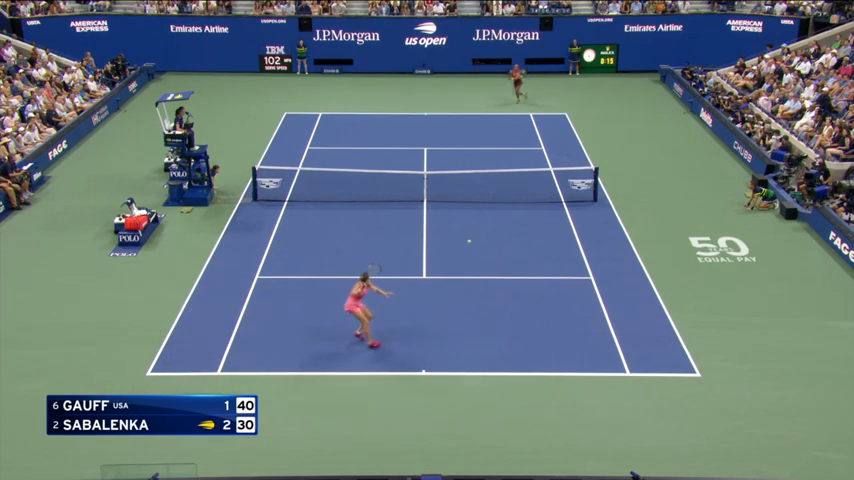
#> input picture frame 172 of cocog.mp4, 854 x 480 px, given in place of 1.mp4, which was not available
$ jupyter execute 'vanishing points.ipynb'
#> lines starting #> are read from the running program, lines starting #| are printed output that depends on the picture; long printed decimals are rounded; pictures that were not available may be replaced by others from this repository, and a replacement may not be noted
[cell 1]
import cv2
import numpy as np

def save_random_frame(video_path, output_path):
    # Read video file
#> called with video_path = '1.mp4', output_path = 't.jpeg'
    cap = cv2.VideoCapture(video_path)

    # Choose a random frame number
    frame_number = np.random.randint(0, int(cap.get(cv2.CAP_PROP_FRAME_COUNT)))

    # Set the frame number and check if it is read successfully
    cap.set(cv2.CAP_PROP_POS_FRAMES, frame_number)
    ret, frame = cap.read()
#> frame is the input picture: shape (480, 854, 3); mean B, G, R 125.4, 120.8, 103.2

    if not ret:
        print("Error reading frame. Check if the video file exists and is readable.")
        return

    # Save the frame as an image
    cv2.imwrite(output_path, frame)

    print(f"Random frame saved as {output_path}")

    # Release the video capture object
    cap.release()

# Specify the video file and output image path
video_path = '1.mp4'
output_image_path = 't.jpeg'

# Call the function to save a random frame
save_random_frame(video_path, output_image_path)

[cell 2]
import cv2
import numpy as np

# Read the input image
image = cv2.imread('t.jpeg')

# Convert the image to grayscale
gray = cv2.cvtColor(image, cv2.COLOR_BGR2GRAY)
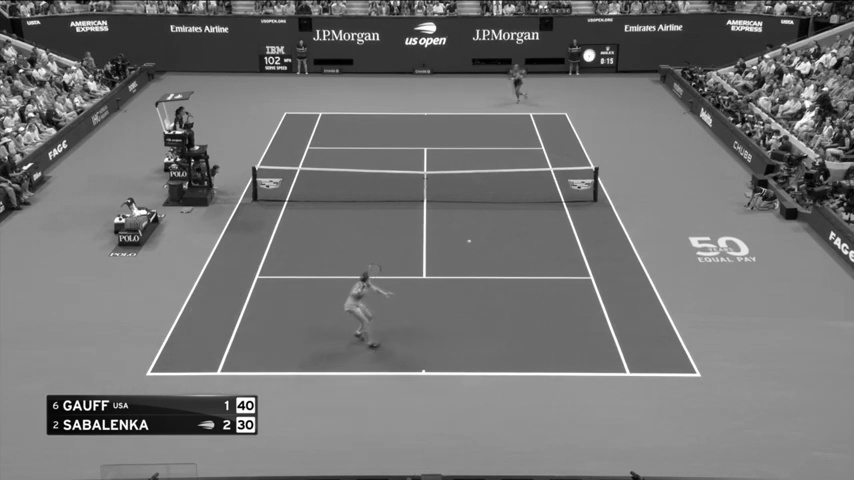
#> gray: shape (480, 854); min 0, max 255, mean 116

# Apply Gaussian blur to reduce noise and improve edge detection
blurred = cv2.GaussianBlur(gray, (5, 5), 0)

# Use Canny edge detection to find edges in the image
edges = cv2.Canny(blurred, 50, 150)
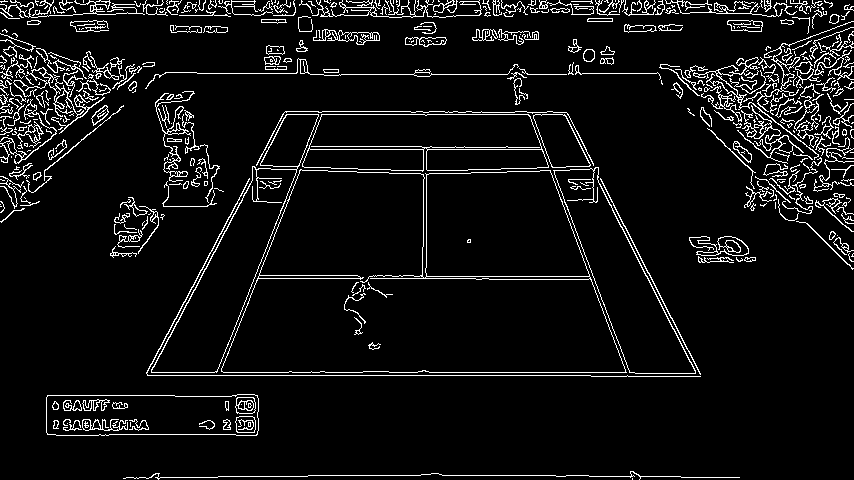
#> edges: shape (480, 854); 6.7% white in thin lines or dots

# Use Hough line transform to detect lines in the image
lines = cv2.HoughLines(edges, 1, np.pi / 180, threshold=100)
#> lines = 519 rows, first 8: [375, 1.57], [372, 1.57], [114, 1.57], [74, 1.57], [4, 1.57], [149, 1.57], [1, 1.57], [304, 0.489]

# Filter lines based on slope and remove duplicates
filtered_lines = []
for line in lines:
    rho, theta = line[0]
    slope = np.abs(np.tan(theta))

    # Filter out lines with slopes less than 25 degrees
    if slope < np.tan(np.radians(25)):
        # Check if the line is not a duplicate
        is_duplicate = False
        for existing_line in filtered_lines:
            existing_rho, existing_theta = existing_line[0]
            if np.abs(rho - existing_rho) < 20 and np.abs(theta - existing_theta) < np.radians(5):
                is_duplicate = True
                break
        if not is_duplicate:
            filtered_lines.append(line)
            print(slope)
#> this loop made 519 passes
#> (rho, theta, slope) on passes 1 to 12: (375, 1.57, 22877334), (372, 1.57, 22877334), (114, 1.57, 22877334), (74, 1.57, 22877334), (4, 1.57, 22877334), (149, 1.57, 22877334), (1, 1.57, 22877334), (304, 0.489, 0.532), (-454, 2.67, 0.51), (111, 1.57, 22877334), (307, 0.489, 0.532), (6, 1.57, 22877334)
#| 0.3839
#| 0.404
#| 0.0
#> after the loop, filtered_lines = [[[-455, 2.78]], [[339, 0.384]], [[426, 0]]]

# Draw the filtered lines on a copy of the original image
result = image.copy()
for line in filtered_lines:
    rho, theta = line[0]
    a = np.cos(theta)
    b = np.sin(theta)
    x0 = a * rho
    y0 = b * rho
    x1 = int(x0 + 1000 * (-b))
    y1 = int(y0 + 1000 * (a))
    x2 = int(x0 - 1000 * (-b))
    y2 = int(y0 - 1000 * (a))
    cv2.line(result, (x1, y1), (x2, y2), (0, 0, 255), 2)
#> this loop made 3 passes
#> (rho, theta, a, b, x0, y0, x1, y1) on passes 1 to 3: (-455, 2.78, -0.934, 0.358, 424.8, -163.1, 66, -1096), (339, 0.384, 0.927, 0.375, 314.3, 127, -60, 1054), (426, 0, 1, 0, 426, 0, 426, 1000)
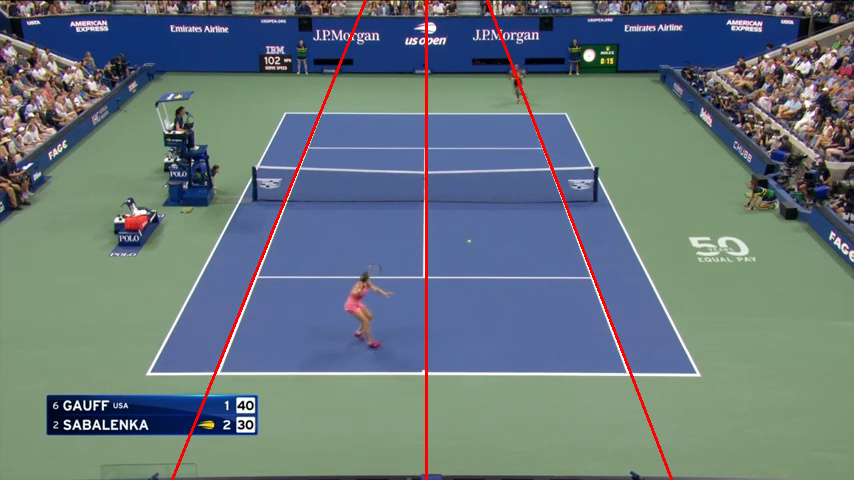
#> result: shape (480, 854, 3); mean B, G, R 123.9, 119.4, 104.5

# Save the result image
cv2.imwrite('res.jpg', result)
#> Out = True

[cell 3]
import cv2
import numpy as np

# Read the input image
image = cv2.imread('k.jfif')
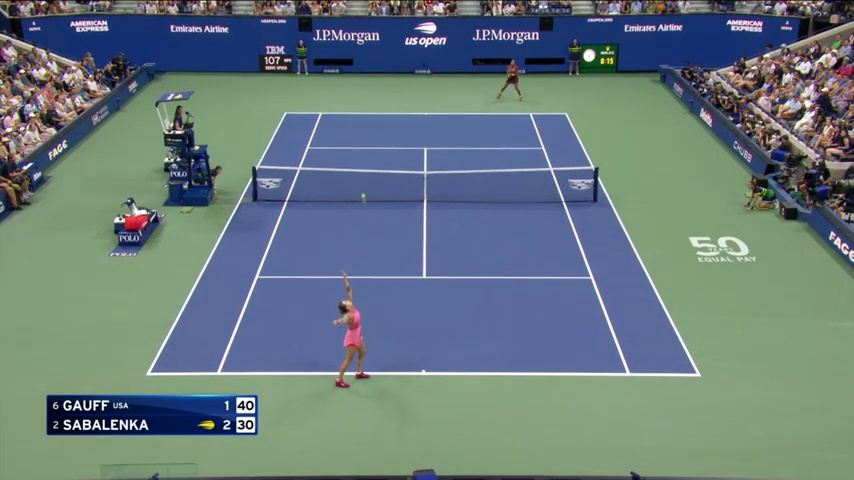
#> input picture k.jpeg, 854 x 480 px, given in place of k.jfif, which was not available
#> image is the input picture: shape (480, 854, 3); mean B, G, R 124.5, 122.4, 104.6

# Define the source points (coordinates of the square)
src_pts = np.array([[100, 100], [200, 100], [200, 200], [100, 200]], dtype=np.float32)

# Define the destination points with different slopes for left and right vertical edges
M1 = 0.4  # Slope for the right vertical edge
M2 = -0.4 # Slope for the left vertical edge
dst_pts = np.array([[100, 100], [200, 100], [200 + M1 * 100, 200], [100 + M2 * 100, 200]], dtype=np.float32)

# Calculate the transformation matrix
transform_matrix = cv2.getPerspectiveTransform(src_pts, dst_pts)
#> transform_matrix = [[0.692, -0.462, 46.15], [1.95e-16, 0.0769, 61.54], [1.18e-18, -0.00308, 1]]

# Apply the transformation to the image
result = cv2.warpPerspective(image, transform_matrix, (image.shape[1], image.shape[0]))
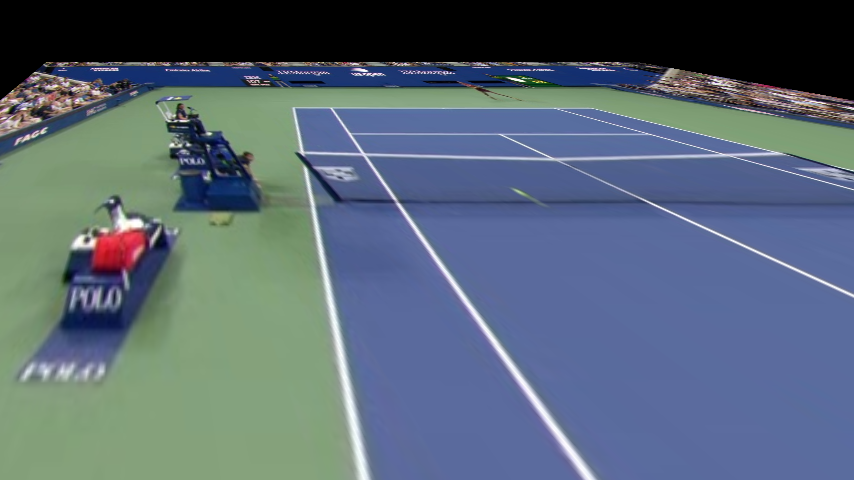
#> result: shape (480, 854, 3); mean B, G, R 117.5, 103.1, 87.9

# Save the result image
cv2.imwrite('transformed_image.jpg', result)
#> Out = True

$ run again, starting later in the video
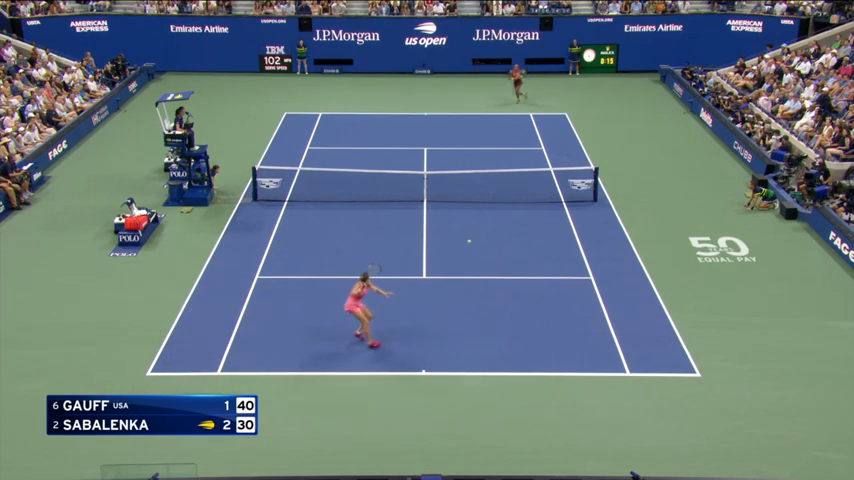
#> input picture frame 172 of cocog.mp4, 854 x 480 px, given in place of 1.mp4, which was not available
#> in save_random_frame, frame is the input picture: shape (480, 854, 3); mean B, G, R 125.4, 120.8, 103.2
#> edges: shape (480, 854); 6.7% white in thin lines or dots
#> lines = 519 rows, first 8: [375, 1.57], [372, 1.57], [114, 1.57], [74, 1.57], [4, 1.57], [149, 1.57], [1, 1.57], [304, 0.489]
#> the loop `for line in lines:` made 519 passes
#> (rho, theta, slope) on passes 1 to 8: (375, 1.57, 22877334), (372, 1.57, 22877334), (114, 1.57, 22877334), (74, 1.57, 22877334), (4, 1.57, 22877334), (149, 1.57, 22877334), (1, 1.57, 22877334), (304, 0.489, 0.532)
#> (printed output is left out)
#> after the loop `for line in lines:`: filtered_lines = [[[-455, 2.78]], [[339, 0.384]], [[426, 0]]]
#> the loop `for line in filtered_lines:` made 3 passes
#> (rho, theta, a, b, x0, y0, x1, y1) on passes 1 to 3: (-455, 2.78, -0.934, 0.358, 424.8, -163.1, 66, -1096), (339, 0.384, 0.927, 0.375, 314.3, 127, -60, 1054), (426, 0, 1, 0, 426, 0, 426, 1000)
#> `cv2.imwrite('res.jpg', result)`: Out = True
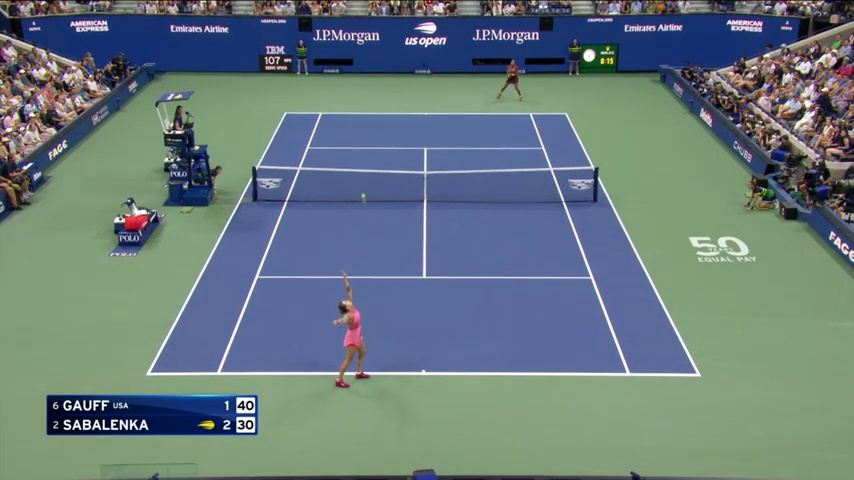
#> input picture k.jpeg, 854 x 480 px, given in place of k.jfif, which was not available
#> image is the input picture: shape (480, 854, 3); mean B, G, R 124.5, 122.4, 104.6
#> transform_matrix = [[0.692, -0.462, 46.15], [1.95e-16, 0.0769, 61.54], [1.18e-18, -0.00308, 1]]
#> `cv2.imwrite('transformed_image.jpg', result)`: Out = True

$ run again, starting later in the video
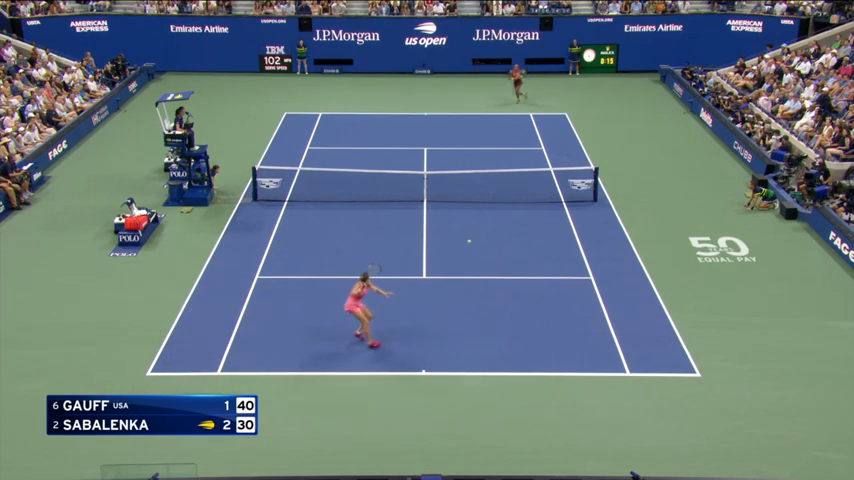
#> input picture frame 172 of cocog.mp4, 854 x 480 px, given in place of 1.mp4, which was not available
#> in save_random_frame, frame is the input picture: shape (480, 854, 3); mean B, G, R 125.4, 120.8, 103.2
#> edges: shape (480, 854); 6.7% white in thin lines or dots
#> lines = 519 rows, first 8: [375, 1.57], [372, 1.57], [114, 1.57], [74, 1.57], [4, 1.57], [149, 1.57], [1, 1.57], [304, 0.489]
#> the loop `for line in lines:` made 519 passes
#> (rho, theta, slope) on passes 1 to 8: (375, 1.57, 22877334), (372, 1.57, 22877334), (114, 1.57, 22877334), (74, 1.57, 22877334), (4, 1.57, 22877334), (149, 1.57, 22877334), (1, 1.57, 22877334), (304, 0.489, 0.532)
#> (printed output is left out)
#> after the loop `for line in lines:`: filtered_lines = [[[-455, 2.78]], [[339, 0.384]], [[426, 0]]]
#> the loop `for line in filtered_lines:` made 3 passes
#> (rho, theta, a, b, x0, y0, x1, y1) on passes 1 to 3: (-455, 2.78, -0.934, 0.358, 424.8, -163.1, 66, -1096), (339, 0.384, 0.927, 0.375, 314.3, 127, -60, 1054), (426, 0, 1, 0, 426, 0, 426, 1000)
#> `cv2.imwrite('res.jpg', result)`: Out = True
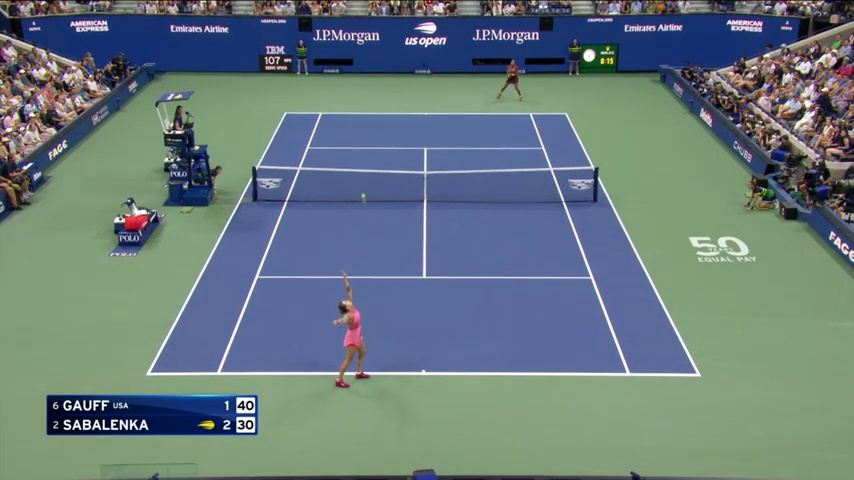
#> input picture k.jpeg, 854 x 480 px, given in place of k.jfif, which was not available
#> image is the input picture: shape (480, 854, 3); mean B, G, R 124.5, 122.4, 104.6
#> transform_matrix = [[0.692, -0.462, 46.15], [1.95e-16, 0.0769, 61.54], [1.18e-18, -0.00308, 1]]
#> `cv2.imwrite('transformed_image.jpg', result)`: Out = True
